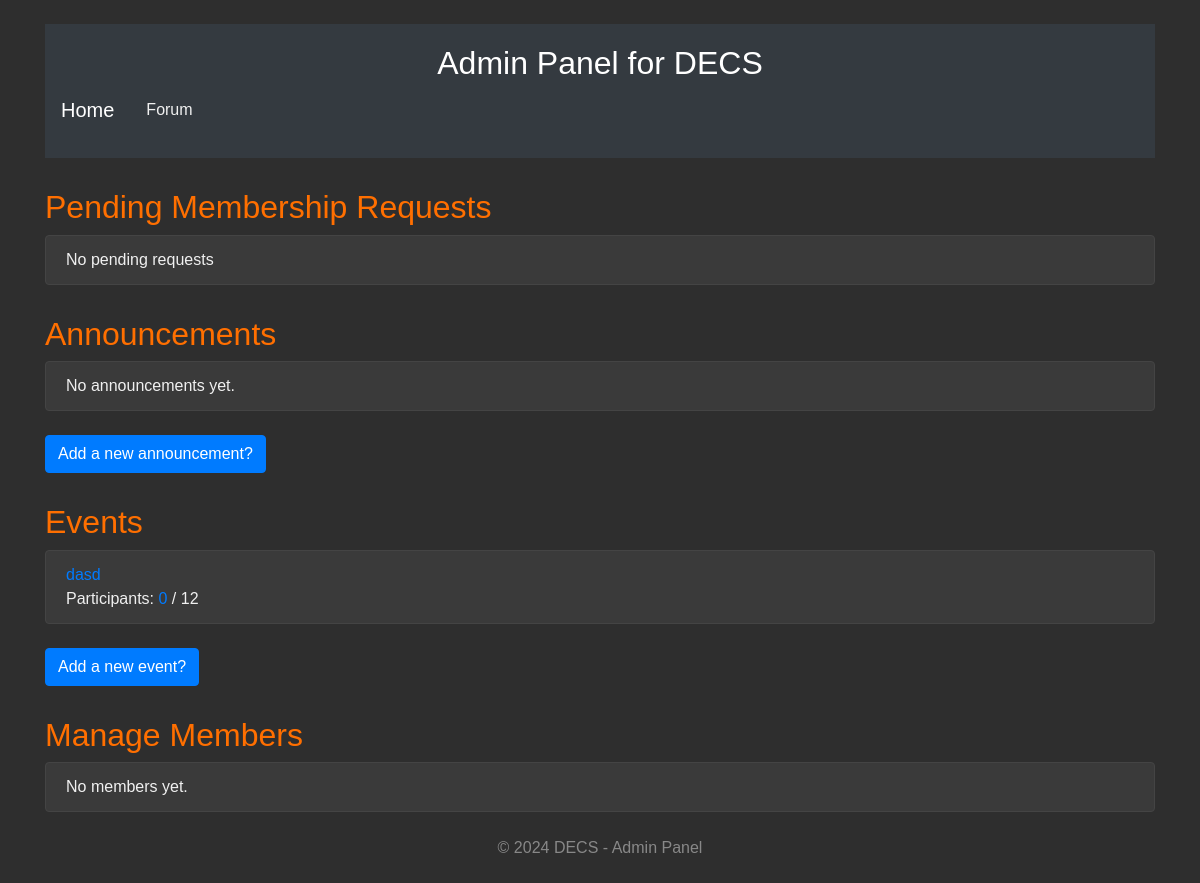
Page /adminpanel/ (signed in) on the earlier database version.
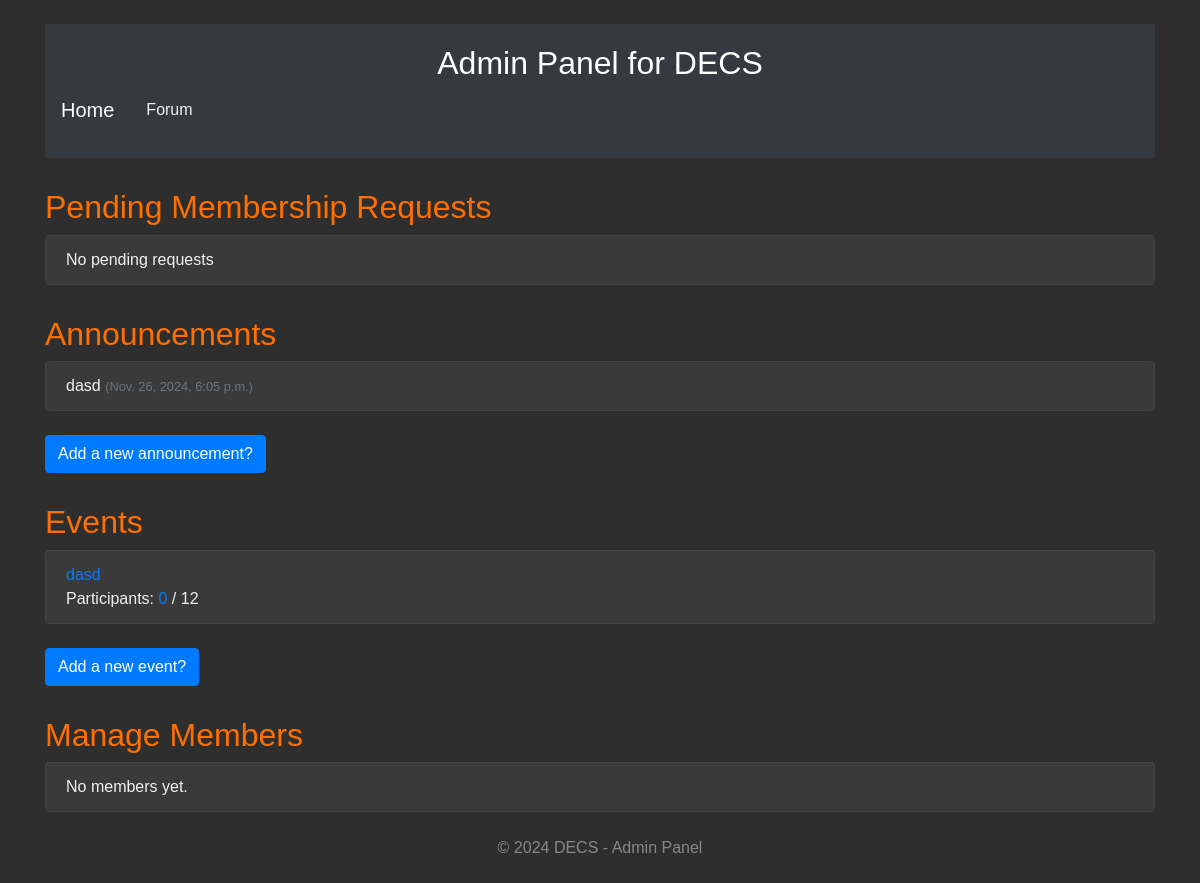
Same page on the later database version.
### Society/models.py (models this page shows, shortened)
class Event(models.Model):
    society = models.ForeignKey(Society, on_delete=models.CASCADE, related_name="events")
    title = models.CharField(max_length=255)
    description = models.TextField()
    date = models.DateField()
    venue = models.CharField(max_length=255)
    created_at = models.DateTimeField(auto_now_add=True)
    created_by = models.ForeignKey(CustomUser, on_delete=models.CASCADE)
    image = models.ImageField(upload_to='events/images/', blank=True, null=True)
    video = models.FileField(upload_to='events/videos/', blank=True, null=True)
    is_participating_event = models.BooleanField(default=False)
    max_participants = models.PositiveIntegerField(null=True, blank=True)
    participants = models.ManyToManyField(CustomUser, related_name="participating_events", blank=True)
    banned_participants = models.ManyToManyField(CustomUser, related_name='banned_events', blank=True)
    def remaining_slots(self):
        if self.is_participating_event:
            return self.max_participants - self.participants.count()
        return None

class Announcement(models.Model):
    society = models.ForeignKey(Society, on_delete=models.CASCADE, related_name="announcements")
    title = models.CharField(max_length=255)
    content = models.TextField()
    image = models.ImageField(upload_to='announcements/', blank=True, null=True)
    is_member_specific = models.BooleanField(default=False)
    created_at = models.DateTimeField(auto_now_add=True)
    created_by = models.ForeignKey(CustomUser, on_delete=models.CASCADE)

### Society/views.py (the view)
# urls.py: path('adminpanel/',sviews.admin_panel,name='apanel'),
@login_required
@login_required
def admin_panel(request):
    user_societies = Society.objects.filter(admins=request.user)
    current_society = user_societies.first()
    if not current_society:
        return render(request, 'home')
    pending_requests = MembershipRequest.objects.filter(society=current_society, status='pending')
    announcements = current_society.announcements.all()
    events = current_society.events.all()
    members = current_society.members.all()
    admins = current_society.admins.all()
    event_participation = [
        {
            'event': event,
            'participants_count': event.participants.count(),
            'remaining_slots': event.remaining_slots(),
        }
        for event in events
    ]
    context = {
        'current_society': current_society,
        'pending_requests': pending_requests,
        'announcements': announcements,
        'event_participation': event_participation,
        'members': members,
        'admins': admins,
    }
    return render(request, 'admin_panel.html', context)

### Templates/admin_panel.html (shortened to what this page needs)
<!DOCTYPE html>
<html lang="en">
<head>
    <link rel="stylesheet" href="https://stackpath.bootstrapcdn.com/bootstrap/4.5.2/css/bootstrap.min.css">
</head>
<body>
    <div class="container">
        <header class="my-4">
            <h1 class="text-center">Admin Panel for {{ current_society.name }}</h1>
            <nav class="navbar navbar-expand-lg navbar-dark bg-dark">
                <a class="navbar-brand" href="{% url 'home' %}">Home</a>
                <a class="nav-link" href="{% url 'forumhome' %}">Forum</a>
            </nav>
        </header>
        <section>
            <h2>Pending Membership Requests</h2>
            <ul class="list-group mb-4">
                {% for request in pending_requests %}
                    <li class="list-group-item d-flex justify-content-between align-items-center">
                        {{ request.user.username }}
                        <a href="{% url 'viewmember' request.id %}" class="btn btn-info btn-sm">View Application</a>
                    </li>
                {% empty %}
                    <li class="list-group-item">No pending requests</li>
                {% endfor %}
            </ul>
            <h2>Announcements</h2>
            <ul class="list-group mb-4">
                {% for announcement in announcements %}
                    <li class="list-group-item">{{ announcement.title }} <small class="text-muted">({{ announcement.created_at }})</small></li>
                {% empty %}
                    <li class="list-group-item">No announcements yet.</li>
                {% endfor %}
            </ul>
            <a href="{% url 'create_announcement' current_society.id %}" class="btn btn-primary">Add a new announcement?</a>
            <h2>Events</h2>
            <ul class="list-group mb-4">
                {% for event_detail in event_participation %}
                    <li class="list-group-item">
                        <a href="{% url 'event_detail' event_detail.event.id %}">{{ event_detail.event.title }}</a><br>
                        Participants:
                        <a href="{% url 'event_participants' event_detail.event.id %}">{{ event_detail.participants_count }}</a> /
                        {% if event_detail.event.max_participants %}
                            {{ event_detail.event.max_participants }}
                        {% else %}
                            None
                        {% endif %}
                    </li>
                {% empty %}
                    <li class="list-group-item">No events found.</li>
                {% endfor %}
            </ul>
            <a href="{% url 'create_event' current_society.id %}" class="btn btn-primary">Add a new event?</a>
            <h2>Manage Members</h2>
            <ul class="list-group mb-4">
                {% for member in current_society.members.all %}
                    <li class="list-group-item d-flex justify-content-between align-items-center">
                        {{ member.user.username }}
                        <a href="{% url 'view_member_profile' member.id %}" class="btn btn-info btn-sm">View Profile</a>
                    </li>
                {% empty %}
                    <li class="list-group-item">No members yet.</li>
                {% endfor %}
            </ul>
        </section>
    </div>
    <footer class="my-4">
        <p>&copy; 2024 {{ current_society.name }} - Admin Panel</p>
    </footer>
</body>
</html>

Differences in the rows shown:
added Announcement: title "dasd", created_at "Nov. 26, 2024, 6:05 p.m."
Other differences:
text no longer shown: "No announcements yet."
